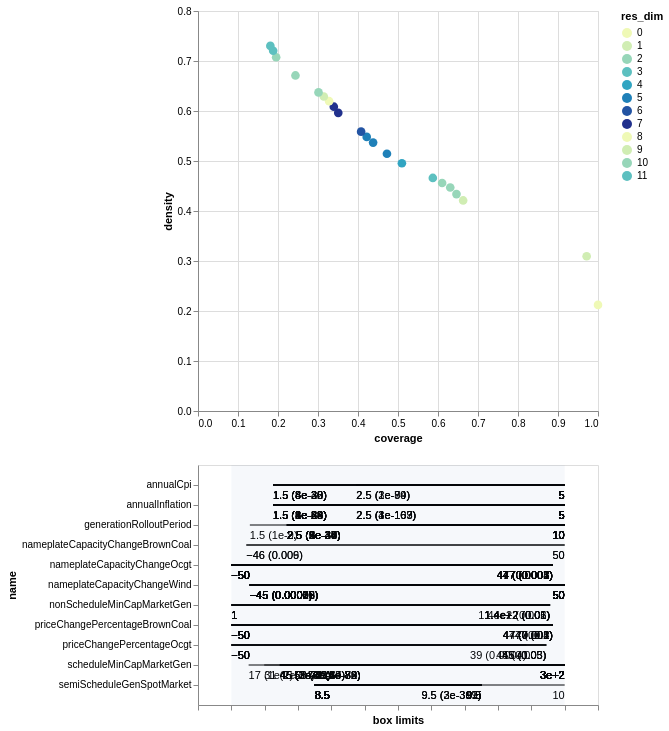

The cell this chart's notebook holds for it:
### Code cell
box1.inspect_tradeoff()

### Figure 1 — Vega-Lite specification as saved in the notebook (floating-point values rounded to 4 significant figures)
{"config": {"view": {"continuousWidth": 400, "continuousHeight": 300}}, "vconcat": [{"data": {"name": "data-8fbe59bc1104317f0ef68ceb14f01e06"}, "mark": {"type": "circle", "size": 75}, "encoding": {"color": {"type": "ordinal", "field": "res_dim", "scale": {"range": ["#eff9b6", "#d0edb3", "#97d6b9", "#5dc0c0", "#31a5c2", "#1f80b8", "#2354a3", "#21318d"]}}, "opacity": {"condition": {"value": 1, "selection": "selector007"}, "value": 0.4}, "tooltip": [{"type": "ordinal", "field": "id"}, {"type": "quantitative", "field": "coverage", "format": ".2"}, {"type": "quantitative", "field": "density", "format": ".2"}, {"type": "ordinal", "field": "res_dim"}], "x": {"type": "quantitative", "field": "coverage"}, "y": {"type": "quantitative", "field": "density"}}, "height": 400, "selection": {"selector007": {"type": "single", "fields": ["id"]}}, "width": 400}, {"layer": [{"data": {"name": "data-4b62965754887af05781e2e028ff0860"}, "mark": "rule", "encoding": {"x": {"type": "quantitative", "axis": {"grid": false, "labels": false, "title": "box limits"}, "field": "x_lower", "scale": {"domain": [0, 1], "padding": 0.1}}, "x2": {"field": "x_upper"}, "y": {"type": "nominal", "field": "name", "scale": {"padding": 1.0}}}, "transform": [{"calculate": "(datum.x1-datum.minimum)/(datum.maximum-datum.minimum)", "as": "x_lower"}, {"calculate": "(datum.x2-datum.minimum)/(datum.maximum-datum.minimum)", "as": "x_upper"}, {"filter": {"selection": "selector007"}}], "width": 400}, {"data": {"name": "data-4b62965754887af05781e2e028ff0860"}, "mark": {"type": "text", "align": "left", "baseline": "top", "dy": 5}, "encoding": {"text": {"type": "ordinal", "field": "text"}, "x": {"type": "quantitative", "axis": {"grid": false, "labels": false, "title": "box limits"}, "field": "x_lower", "scale": {"domain": [0, 1], "padding": 0.1}}, "x2": {"field": "x_upper"}, "y": {"type": "nominal", "field": "name", "scale": {"padding": 1.0}}}, "transform": [{"calculate": "(datum.x1-datum.minimum)/(datum.maximum-datum.minimum)", "as": "x_lower"}, {"calculate": "(datum.x2-datum.minimum)/(datum.maximum-datum.minimum)", "as": "x_upper"}, {"filter": {"selection": "selector007"}}, {"calculate": "datum.qp_lower>0?format(datum.x1, \".2\")+\" (\"+format(datum.qp_lower, \".1~g\")+\")\" :format(datum.x1, \".2\")", "as": "text"}], "width": 400}, {"data": {"name": "data-4b62965754887af05781e2e028ff0860"}, "mark": {"type": "text", "align": "right", "baseline": "top", "dy": 5}, "encoding": {"text": {"type": "ordinal", "field": "text"}, "x": {"type": "quantitative", "field": "x_upper"}, "x2": {"field": "x_upper"}, "y": {"type": "nominal", "field": "name", "scale": {"padding": 1.0}}}, "transform": [{"calculate": "(datum.x1-datum.minimum)/(datum.maximum-datum.minimum)", "as": "x_lower"}, {"calculate": "(datum.x2-datum.minimum)/(datum.maximum-datum.minimum)", "as": "x_upper"}, {"filter": {"selection": "selector007"}}, {"calculate": "datum.qp_upper>0?format(datum.x2, \".2\")+\" (\"+format(datum.qp_upper, \".1\")+\")\" :format(datum.x2, \".2\")", "as": "text"}], "width": 400}, {"data": {"name": "data-bb8d07f6df3d47a6a475317795287b23"}, "mark": {"type": "rect", "opacity": 0.05}, "encoding": {"x": {"type": "quantitative", "field": "start"}, "x2": {"field": "end"}}}, {"data": {"name": "data-d751713988987e9331980363e24189ce"}, "mark": "point", "encoding": {"x": {"type": "quantitative", "field": "x"}, "y": {"type": "nominal", "field": "name"}}, "transform": [{"filter": {"selection": "selector007"}}], "width": 400}, {"data": {"name": "data-d751713988987e9331980363e24189ce"}, "mark": {"type": "text", "align": "center", "baseline": "top", "dy": 5}, "encoding": {"text": {"type": "nominal", "field": "item"}, "x": {"type": "quantitative", "field": "x"}, "y": {"type": "nominal", "field": "name"}}, "transform": [{"filter": {"selection": "selector007"}}], "width": 400}]}], "$schema": "https://vega.github.io/schema/vega-lite/v4.0.2.json", "datasets": {"data-8fbe59bc1104317f0ef68ceb14f01e06": [{"coverage": 1.0, "density": 0.2122, "id": 0, "mass": 1.0, "mean": 0.2122, "res_dim": 0}, {"coverage": 0.9717, "density": 0.3095, "id": 1, "mass": 0.6662, "mean": 0.3095, "res_dim": 1}, {"coverage": 0.6629, "density": 0.4211, "id": 2, "mass": 0.334, "mean": 0.4211, "res_dim": 1}, {"coverage": 0.6462, "density": 0.4339, "id": 3, "mass": 0.3161, "mean": 0.4339, "res_dim": 2}, {"coverage": 0.6306, "density": 0.4469, "id": 4, "mass": 0.2994, "mean": 0.4469, "res_dim": 2}, {"coverage": 0.6103, "density": 0.4561, "id": 5, "mass": 0.284, "mean": 0.4561, "res_dim": 2}, {"coverage": 0.5871, "density": 0.4661, "id": 6, "mass": 0.2673, "mean": 0.4661, "res_dim": 3}, {"coverage": 0.5097, "density": 0.4955, "id": 7, "mass": 0.2183, "mean": 0.4955, "res_dim": 4}, {"coverage": 0.4724, "density": 0.5145, "id": 8, "mass": 0.1948, "mean": 0.5145, "res_dim": 5}, {"coverage": 0.4378, "density": 0.5368, "id": 9, "mass": 0.1731, "mean": 0.5368, "res_dim": 5}, {"coverage": 0.4218, "density": 0.5482, "id": 10, "mass": 0.1633, "mean": 0.5482, "res_dim": 5}, {"coverage": 0.4078, "density": 0.5586, "id": 11, "mass": 0.1549, "mean": 0.5586, "res_dim": 6}, {"coverage": 0.3506, "density": 0.5963, "id": 12, "mass": 0.1248, "mean": 0.5963, "res_dim": 7}, {"coverage": 0.3396, "density": 0.6086, "id": 13, "mass": 0.1184, "mean": 0.6086, "res_dim": 7}, {"coverage": 0.3278, "density": 0.6196, "id": 14, "mass": 0.1123, "mean": 0.6196, "res_dim": 8}, {"coverage": 0.3145, "density": 0.629, "id": 15, "mass": 0.1061, "mean": 0.629, "res_dim": 9}, {"coverage": 0.3013, "density": 0.6372, "id": 16, "mass": 0.1003, "mean": 0.6372, "res_dim": 10}, {"coverage": 0.2437, "density": 0.6711, "id": 17, "mass": 0.07705, "mean": 0.6711, "res_dim": 10}, {"coverage": 0.1954, "density": 0.7075, "id": 18, "mass": 0.0586, "mean": 0.7075, "res_dim": 10}, {"coverage": 0.1879, "density": 0.7204, "id": 19, "mass": 0.05536, "mean": 0.7204, "res_dim": 11}, {"coverage": 0.1809, "density": 0.7302, "id": 20, "mass": 0.05257, "mean": 0.7302, "res_dim": 11}], "data-4b62965754887af05781e2e028ff0860": [{"x1": 8.5, "x2": 10.0, "name": "semiScheduleGenSpotMarket", "id": 1, "minimum": 8.0, "maximum": 10.0, "qp_lower": 0.0, "qp_upper": -1.0}, {"x1": 8.5, "x2": 9.5, "name": "semiScheduleGenSpotMarket", "id": 2, "minimum": 8.0, "maximum": 10.0, "qp_lower": 0.0, "qp_upper": 0.0}, {"x1": 16.5, "x2": 300.0, "name": "scheduleMinCapMarketGen", "id": 3, "minimum": 1.0, "maximum": 300.0, "qp_lower": 1.328e-07, "qp_upper": -1.0}, {"x1": 8.5, "x2": 9.5, "name": "semiScheduleGenSpotMarket", "id": 3, "minimum": 8.0, "maximum": 10.0, "qp_lower": 0.0, "qp_upper": 0.0}, {"x1": 30.5, "x2": 300.0, "name": "scheduleMinCapMarketGen", "id": 4, "minimum": 1.0, "maximum": 300.0, "qp_lower": 2.138e-24, "qp_upper": -1.0}, {"x1": 8.5, "x2": 9.5, "name": "semiScheduleGenSpotMarket", "id": 4, "minimum": 8.0, "maximum": 10.0, "qp_lower": 0.0, "qp_upper": 0.0}, {"x1": 44.5, "x2": 300.0, "name": "scheduleMinCapMarketGen", "id": 5, "minimum": 1.0, "maximum": 300.0, "qp_lower": 7.14e-41, "qp_upper": -1.0}, {"x1": 8.5, "x2": 9.5, "name": "semiScheduleGenSpotMarket", "id": 5, "minimum": 8.0, "maximum": 10.0, "qp_lower": 0.0, "qp_upper": 0.0}, {"x1": -44.5, "x2": 50.0, "name": "nameplateCapacityChangeWind", "id": 6, "minimum": -50.0, "maximum": 50.0, "qp_lower": 0.000114, "qp_upper": -1.0}, {"x1": 44.5, "x2": 300.0, "name": "scheduleMinCapMarketGen", "id": 6, "minimum": 1.0, "maximum": 300.0, "qp_lower": 4.651e-39, "qp_upper": -1.0}, {"x1": 8.5, "x2": 9.5, "name": "semiScheduleGenSpotMarket", "id": 6, "minimum": 8.0, "maximum": 10.0, "qp_lower": 0.0, "qp_upper": 0.0}, {"x1": 1.5, "x2": 5.0, "name": "annualInflation", "id": 7, "minimum": 1.0, "maximum": 5.0, "qp_lower": 8.752e-23, "qp_upper": -1.0}, {"x1": -44.5, "x2": 50.0, "name": "nameplateCapacityChangeWind", "id": 7, "minimum": -50.0, "maximum": 50.0, "qp_lower": 0.0007304, "qp_upper": -1.0}, {"x1": 44.5, "x2": 300.0, "name": "scheduleMinCapMarketGen", "id": 7, "minimum": 1.0, "maximum": 300.0, "qp_lower": 1.969e-37, "qp_upper": -1.0}, {"x1": 8.5, "x2": 9.5, "name": "semiScheduleGenSpotMarket", "id": 7, "minimum": 8.0, "maximum": 10.0, "qp_lower": 0.0, "qp_upper": 0.0}, {"x1": 1.5, "x2": 5.0, "name": "annualInflation", "id": 8, "minimum": 1.0, "maximum": 5.0, "qp_lower": 4.368e-24, "qp_upper": -1.0}, {"x1": 1.5, "x2": 10.0, "name": "generationRolloutPeriod", "id": 8, "minimum": 1.0, "maximum": 10.0, "qp_lower": 1.276e-09, "qp_upper": -1.0}, {"x1": -44.5, "x2": 50.0, "name": "nameplateCapacityChangeWind", "id": 8, "minimum": -50.0, "maximum": 50.0, "qp_lower": 0.0007562, "qp_upper": -1.0}, {"x1": 44.5, "x2": 300.0, "name": "scheduleMinCapMarketGen", "id": 8, "minimum": 1.0, "maximum": 300.0, "qp_lower": 3.384e-41, "qp_upper": -1.0}, {"x1": 8.5, "x2": 9.5, "name": "semiScheduleGenSpotMarket", "id": 8, "minimum": 8.0, "maximum": 10.0, "qp_lower": 0.0, "qp_upper": 0.0}, {"x1": 1.5, "x2": 5.0, "name": "annualInflation", "id": 9, "minimum": 1.0, "maximum": 5.0, "qp_lower": 8.099e-22, "qp_upper": -1.0}, {"x1": 2.5, "x2": 10.0, "name": "generationRolloutPeriod", "id": 9, "minimum": 1.0, "maximum": 10.0, "qp_lower": 2.014e-34, "qp_upper": -1.0}, {"x1": -44.5, "x2": 50.0, "name": "nameplateCapacityChangeWind", "id": 9, "minimum": -50.0, "maximum": 50.0, "qp_lower": 0.0001357, "qp_upper": -1.0}, {"x1": 44.5, "x2": 300.0, "name": "scheduleMinCapMarketGen", "id": 9, "minimum": 1.0, "maximum": 300.0, "qp_lower": 2.751e-40, "qp_upper": -1.0}, {"x1": 8.5, "x2": 9.5, "name": "semiScheduleGenSpotMarket", "id": 9, "minimum": 8.0, "maximum": 10.0, "qp_lower": 0.0, "qp_upper": 0.0}, {"x1": 1.5, "x2": 5.0, "name": "annualInflation", "id": 10, "minimum": 1.0, "maximum": 5.0, "qp_lower": 1.12e-25, "qp_upper": -1.0}, {"x1": 2.5, "x2": 10.0, "name": "generationRolloutPeriod", "id": 10, "minimum": 1.0, "maximum": 10.0, "qp_lower": 5.497e-37, "qp_upper": -1.0}, {"x1": -44.5, "x2": 50.0, "name": "nameplateCapacityChangeWind", "id": 10, "minimum": -50.0, "maximum": 50.0, "qp_lower": 8.575e-05, "qp_upper": -1.0}, {"x1": 57.5, "x2": 300.0, "name": "scheduleMinCapMarketGen", "id": 10, "minimum": 1.0, "maximum": 300.0, "qp_lower": 6.425e-59, "qp_upper": -1.0}, {"x1": 8.5, "x2": 9.5, "name": "semiScheduleGenSpotMarket", "id": 10, "minimum": 8.0, "maximum": 10.0, "qp_lower": 0.0, "qp_upper": 0.0}, {"x1": 1.5, "x2": 5.0, "name": "annualInflation", "id": 11, "minimum": 1.0, "maximum": 5.0, "qp_lower": 1.347e-26, "qp_upper": -1.0}, {"x1": 2.5, "x2": 10.0, "name": "generationRolloutPeriod", "id": 11, "minimum": 1.0, "maximum": 10.0, "qp_lower": 1.569e-40, "qp_upper": -1.0}, {"x1": -50.0, "x2": 46.5, "name": "nameplateCapacityChangeOcgt", "id": 11, "minimum": -50.0, "maximum": 50.0, "qp_lower": -1.0, "qp_upper": 0.001717}, {"x1": -44.5, "x2": 50.0, "name": "nameplateCapacityChangeWind", "id": 11, "minimum": -50.0, "maximum": 50.0, "qp_lower": 2.751e-05, "qp_upper": -1.0}, {"x1": 57.5, "x2": 300.0, "name": "scheduleMinCapMarketGen", "id": 11, "minimum": 1.0, "maximum": 300.0, "qp_lower": 7.584e-67, "qp_upper": -1.0}, {"x1": 8.5, "x2": 9.5, "name": "semiScheduleGenSpotMarket", "id": 11, "minimum": 8.0, "maximum": 10.0, "qp_lower": 0.0, "qp_upper": 0.0}, {"x1": 1.5, "x2": 5.0, "name": "annualCpi", "id": 12, "minimum": 1.0, "maximum": 5.0, "qp_lower": 8.292e-22, "qp_upper": -1.0}, {"x1": 1.5, "x2": 5.0, "name": "annualInflation", "id": 12, "minimum": 1.0, "maximum": 5.0, "qp_lower": 2.512e-48, "qp_upper": -1.0}, {"x1": 2.5, "x2": 10.0, "name": "generationRolloutPeriod", "id": 12, "minimum": 1.0, "maximum": 10.0, "qp_lower": 7.914e-40, "qp_upper": -1.0}, {"x1": -50.0, "x2": 46.5, "name": "nameplateCapacityChangeOcgt", "id": 12, "minimum": -50.0, "maximum": 50.0, "qp_lower": -1.0, "qp_upper": 0.0009725}, {"x1": -44.5, "x2": 50.0, "name": "nameplateCapacityChangeWind", "id": 12, "minimum": -50.0, "maximum": 50.0, "qp_lower": 0.0002343, "qp_upper": -1.0}, {"x1": 57.5, "x2": 300.0, "name": "scheduleMinCapMarketGen", "id": 12, "minimum": 1.0, "maximum": 300.0, "qp_lower": 1.01e-64, "qp_upper": -1.0}, {"x1": 8.5, "x2": 9.5, "name": "semiScheduleGenSpotMarket", "id": 12, "minimum": 8.0, "maximum": 10.0, "qp_lower": 0.0, "qp_upper": 0.0}, {"x1": 1.5, "x2": 5.0, "name": "annualCpi", "id": 13, "minimum": 1.0, "maximum": 5.0, "qp_lower": 3.575e-26, "qp_upper": -1.0}, {"x1": 1.5, "x2": 5.0, "name": "annualInflation", "id": 13, "minimum": 1.0, "maximum": 5.0, "qp_lower": 1.352e-49, "qp_upper": -1.0}, {"x1": 2.5, "x2": 10.0, "name": "generationRolloutPeriod", "id": 13, "minimum": 1.0, "maximum": 10.0, "qp_lower": 1.092e-37, "qp_upper": -1.0}, {"x1": -50.0, "x2": 46.5, "name": "nameplateCapacityChangeOcgt", "id": 13, "minimum": -50.0, "maximum": 50.0, "qp_lower": -1.0, "qp_upper": 0.002916}, {"x1": -44.5, "x2": 50.0, "name": "nameplateCapacityChangeWind", "id": 13, "minimum": -50.0, "maximum": 50.0, "qp_lower": 0.0001896, "qp_upper": -1.0}, {"x1": 71.5, "x2": 300.0, "name": "scheduleMinCapMarketGen", "id": 13, "minimum": 1.0, "maximum": 300.0, "qp_lower": 1.715e-85, "qp_upper": -1.0}, {"x1": 8.5, "x2": 9.5, "name": "semiScheduleGenSpotMarket", "id": 13, "minimum": 8.0, "maximum": 10.0, "qp_lower": 0.0, "qp_upper": 0.0}, {"x1": 1.5, "x2": 5.0, "name": "annualCpi", "id": 14, "minimum": 1.0, "maximum": 5.0, "qp_lower": 4.866e-30, "qp_upper": -1.0}, {"x1": 1.5, "x2": 5.0, "name": "annualInflation", "id": 14, "minimum": 1.0, "maximum": 5.0, "qp_lower": 2.229e-54, "qp_upper": -1.0}, {"x1": 2.5, "x2": 10.0, "name": "generationRolloutPeriod", "id": 14, "minimum": 1.0, "maximum": 10.0, "qp_lower": 5.177e-38, "qp_upper": -1.0}, {"x1": -50.0, "x2": 46.5, "name": "nameplateCapacityChangeOcgt", "id": 14, "minimum": -50.0, "maximum": 50.0, "qp_lower": -1.0, "qp_upper": 0.001388}, {"x1": -44.5, "x2": 50.0, "name": "nameplateCapacityChangeWind", "id": 14, "minimum": -50.0, "maximum": 50.0, "qp_lower": 0.0005629, "qp_upper": -1.0}, {"x1": -50.0, "x2": 46.5, "name": "priceChangePercentageBrownCoal", "id": 14, "minimum": -50.0, "maximum": 50.0, "qp_lower": -1.0, "qp_upper": 0.003726}, {"x1": 71.5, "x2": 300.0, "name": "scheduleMinCapMarketGen", "id": 14, "minimum": 1.0, "maximum": 300.0, "qp_lower": 3.595e-82, "qp_upper": -1.0}, {"x1": 8.5, "x2": 9.5, "name": "semiScheduleGenSpotMarket", "id": 14, "minimum": 8.0, "maximum": 10.0, "qp_lower": 0.0, "qp_upper": 0.0}, {"x1": 1.5, "x2": 5.0, "name": "annualCpi", "id": 15, "minimum": 1.0, "maximum": 5.0, "qp_lower": 4.427e-30, "qp_upper": -1.0}, {"x1": 1.5, "x2": 5.0, "name": "annualInflation", "id": 15, "minimum": 1.0, "maximum": 5.0, "qp_lower": 2.59e-59, "qp_upper": -1.0}, {"x1": 2.5, "x2": 10.0, "name": "generationRolloutPeriod", "id": 15, "minimum": 1.0, "maximum": 10.0, "qp_lower": 1.501e-35, "qp_upper": -1.0}, {"x1": -50.0, "x2": 46.5, "name": "nameplateCapacityChangeOcgt", "id": 15, "minimum": -50.0, "maximum": 50.0, "qp_lower": -1.0, "qp_upper": 0.0003983}, {"x1": -44.5, "x2": 50.0, "name": "nameplateCapacityChangeWind", "id": 15, "minimum": -50.0, "maximum": 50.0, "qp_lower": 6.44e-05, "qp_upper": -1.0}, {"x1": 1.0, "x2": 143.5, "name": "nonScheduleMinCapMarketGen", "id": 15, "minimum": 1.0, "maximum": 150.0, "qp_lower": -1.0, "qp_upper": 0.01242}, {"x1": -50.0, "x2": 46.5, "name": "priceChangePercentageBrownCoal", "id": 15, "minimum": -50.0, "maximum": 50.0, "qp_lower": -1.0, "qp_upper": 0.001328}, {"x1": 71.5, "x2": 300.0, "name": "scheduleMinCapMarketGen", "id": 15, "minimum": 1.0, "maximum": 300.0, "qp_lower": 7.107e-89, "qp_upper": -1.0}, {"x1": 8.5, "x2": 9.5, "name": "semiScheduleGenSpotMarket", "id": 15, "minimum": 8.0, "maximum": 10.0, "qp_lower": 0.0, "qp_upper": 0.0}, {"x1": 1.5, "x2": 5.0, "name": "annualCpi", "id": 16, "minimum": 1.0, "maximum": 5.0, "qp_lower": 3.316e-30, "qp_upper": -1.0}, {"x1": 1.5, "x2": 5.0, "name": "annualInflation", "id": 16, "minimum": 1.0, "maximum": 5.0, "qp_lower": 5.523e-63, "qp_upper": -1.0}, {"x1": 2.5, "x2": 10.0, "name": "generationRolloutPeriod", "id": 16, "minimum": 1.0, "maximum": 10.0, "qp_lower": 5.914e-31, "qp_upper": -1.0}, {"x1": -50.0, "x2": 46.5, "name": "nameplateCapacityChangeOcgt", "id": 16, "minimum": -50.0, "maximum": 50.0, "qp_lower": -1.0, "qp_upper": 0.0002075}, {"x1": -44.5, "x2": 50.0, "name": "nameplateCapacityChangeWind", "id": 16, "minimum": -50.0, "maximum": 50.0, "qp_lower": 8.98e-05, "qp_upper": -1.0}, {"x1": 1.0, "x2": 143.5, "name": "nonScheduleMinCapMarketGen", "id": 16, "minimum": 1.0, "maximum": 150.0, "qp_lower": -1.0, "qp_upper": 0.01224}, {"x1": -50.0, "x2": 46.5, "name": "priceChangePercentageBrownCoal", "id": 16, "minimum": -50.0, "maximum": 50.0, "qp_lower": -1.0, "qp_upper": 0.002307}, {"x1": -50.0, "x2": 44.5, "name": "priceChangePercentageOcgt", "id": 16, "minimum": -50.0, "maximum": 50.0, "qp_lower": -1.0, "qp_upper": 0.02859}, {"x1": 71.5, "x2": 300.0, "name": "scheduleMinCapMarketGen", "id": 16, "minimum": 1.0, "maximum": 300.0, "qp_lower": 3.506e-84, "qp_upper": -1.0}, {"x1": 8.5, "x2": 9.5, "name": "semiScheduleGenSpotMarket", "id": 16, "minimum": 8.0, "maximum": 10.0, "qp_lower": 0.0, "qp_upper": 0.0}, {"x1": 1.5, "x2": 5.0, "name": "annualCpi", "id": 17, "minimum": 1.0, "maximum": 5.0, "qp_lower": 8.392e-45, "qp_upper": -1.0}, {"x1": 2.5, "x2": 5.0, "name": "annualInflation", "id": 17, "minimum": 1.0, "maximum": 5.0, "qp_lower": 3.471e-103, "qp_upper": -1.0}, {"x1": 2.5, "x2": 10.0, "name": "generationRolloutPeriod", "id": 17, "minimum": 1.0, "maximum": 10.0, "qp_lower": 5.253e-24, "qp_upper": -1.0}, {"x1": -50.0, "x2": 46.5, "name": "nameplateCapacityChangeOcgt", "id": 17, "minimum": -50.0, "maximum": 50.0, "qp_lower": -1.0, "qp_upper": 0.0002743}, {"x1": -44.5, "x2": 50.0, "name": "nameplateCapacityChangeWind", "id": 17, "minimum": -50.0, "maximum": 50.0, "qp_lower": 5.988e-05, "qp_upper": -1.0}, {"x1": 1.0, "x2": 143.5, "name": "nonScheduleMinCapMarketGen", "id": 17, "minimum": 1.0, "maximum": 150.0, "qp_lower": -1.0, "qp_upper": 0.001132}, {"x1": -50.0, "x2": 46.5, "name": "priceChangePercentageBrownCoal", "id": 17, "minimum": -50.0, "maximum": 50.0, "qp_lower": -1.0, "qp_upper": 0.004714}, {"x1": -50.0, "x2": 44.5, "name": "priceChangePercentageOcgt", "id": 17, "minimum": -50.0, "maximum": 50.0, "qp_lower": -1.0, "qp_upper": 0.00526}, {"x1": 71.5, "x2": 300.0, "name": "scheduleMinCapMarketGen", "id": 17, "minimum": 1.0, "maximum": 300.0, "qp_lower": 1.408e-82, "qp_upper": -1.0}, {"x1": 8.5, "x2": 9.5, "name": "semiScheduleGenSpotMarket", "id": 17, "minimum": 8.0, "maximum": 10.0, "qp_lower": 0.0, "qp_upper": 0.0}, {"x1": 2.5, "x2": 5.0, "name": "annualCpi", "id": 18, "minimum": 1.0, "maximum": 5.0, "qp_lower": 2.92e-79, "qp_upper": -1.0}, {"x1": 2.5, "x2": 5.0, "name": "annualInflation", "id": 18, "minimum": 1.0, "maximum": 5.0, "qp_lower": 3.172e-169, "qp_upper": -1.0}, {"x1": 2.5, "x2": 10.0, "name": "generationRolloutPeriod", "id": 18, "minimum": 1.0, "maximum": 10.0, "qp_lower": 8.527e-27, "qp_upper": -1.0}, {"x1": -50.0, "x2": 46.5, "name": "nameplateCapacityChangeOcgt", "id": 18, "minimum": -50.0, "maximum": 50.0, "qp_lower": -1.0, "qp_upper": 0.001088}, {"x1": -44.5, "x2": 50.0, "name": "nameplateCapacityChangeWind", "id": 18, "minimum": -50.0, "maximum": 50.0, "qp_lower": 0.0001916, "qp_upper": -1.0}, {"x1": 1.0, "x2": 143.5, "name": "nonScheduleMinCapMarketGen", "id": 18, "minimum": 1.0, "maximum": 150.0, "qp_lower": -1.0, "qp_upper": 0.05569}, {"x1": -50.0, "x2": 46.5, "name": "priceChangePercentageBrownCoal", "id": 18, "minimum": -50.0, "maximum": 50.0, "qp_lower": -1.0, "qp_upper": 0.02448}, {"x1": -50.0, "x2": 44.5, "name": "priceChangePercentageOcgt", "id": 18, "minimum": -50.0, "maximum": 50.0, "qp_lower": -1.0, "qp_upper": 0.0317}, {"x1": 71.5, "x2": 300.0, "name": "scheduleMinCapMarketGen", "id": 18, "minimum": 1.0, "maximum": 300.0, "qp_lower": 5.692e-70, "qp_upper": -1.0}, {"x1": 8.5, "x2": 9.5, "name": "semiScheduleGenSpotMarket", "id": 18, "minimum": 8.0, "maximum": 10.0, "qp_lower": 0.0, "qp_upper": 1.936e-319}, {"x1": 2.5, "x2": 5.0, "name": "annualCpi", "id": 19, "minimum": 1.0, "maximum": 5.0, "qp_lower": 2.182e-90, "qp_upper": -1.0}, {"x1": 2.5, "x2": 5.0, "name": "annualInflation", "id": 19, "minimum": 1.0, "maximum": 5.0, "qp_lower": 1.025e-167, "qp_upper": -1.0}, {"x1": 2.5, "x2": 10.0, "name": "generationRolloutPeriod", "id": 19, "minimum": 1.0, "maximum": 10.0, "qp_lower": 4.664e-30, "qp_upper": -1.0}, {"x1": -45.5, "x2": 50.0, "name": "nameplateCapacityChangeBrownCoal", "id": 19, "minimum": -50.0, "maximum": 50.0, "qp_lower": 0.008806, "qp_upper": -1.0}, {"x1": -50.0, "x2": 46.5, "name": "nameplateCapacityChangeOcgt", "id": 19, "minimum": -50.0, "maximum": 50.0, "qp_lower": -1.0, "qp_upper": 0.0004798}, {"x1": -44.5, "x2": 50.0, "name": "nameplateCapacityChangeWind", "id": 19, "minimum": -50.0, "maximum": 50.0, "qp_lower": 6.164e-05, "qp_upper": -1.0}, {"x1": 1.0, "x2": 143.5, "name": "nonScheduleMinCapMarketGen", "id": 19, "minimum": 1.0, "maximum": 150.0, "qp_lower": -1.0, "qp_upper": 0.02388}, {"x1": -50.0, "x2": 46.5, "name": "priceChangePercentageBrownCoal", "id": 19, "minimum": -50.0, "maximum": 50.0, "qp_lower": -1.0, "qp_upper": 0.1062}, {"x1": -50.0, "x2": 44.5, "name": "priceChangePercentageOcgt", "id": 19, "minimum": -50.0, "maximum": 50.0, "qp_lower": -1.0, "qp_upper": 0.05064}, {"x1": 71.5, "x2": 300.0, "name": "scheduleMinCapMarketGen", "id": 19, "minimum": 1.0, "maximum": 300.0, "qp_lower": 1.497e-72, "qp_upper": -1.0}, {"x1": 8.5, "x2": 9.5, "name": "semiScheduleGenSpotMarket", "id": 19, "minimum": 8.0, "maximum": 10.0, "qp_lower": 0.0, "qp_upper": 3.167e-307}, {"x1": 2.5, "x2": 5.0, "name": "annualCpi", "id": 20, "minimum": 1.0, "maximum": 5.0, "qp_lower": 1.412e-84, "qp_upper": -1.0}, {"x1": 2.5, "x2": 5.0, "name": "annualInflation", "id": 20, "minimum": 1.0, "maximum": 5.0, "qp_lower": 4.13e-163, "qp_upper": -1.0}, {"x1": 2.5, "x2": 10.0, "name": "generationRolloutPeriod", "id": 20, "minimum": 1.0, "maximum": 10.0, "qp_lower": 1.367e-33, "qp_upper": -1.0}, {"x1": -45.5, "x2": 50.0, "name": "nameplateCapacityChangeBrownCoal", "id": 20, "minimum": -50.0, "maximum": 50.0, "qp_lower": 0.005771, "qp_upper": -1.0}, {"x1": -50.0, "x2": 46.5, "name": "nameplateCapacityChangeOcgt", "id": 20, "minimum": -50.0, "maximum": 50.0, "qp_lower": -1.0, "qp_upper": 0.0006972}, {"x1": -44.5, "x2": 50.0, "name": "nameplateCapacityChangeWind", "id": 20, "minimum": -50.0, "maximum": 50.0, "qp_lower": 2.408e-05, "qp_upper": -1.0}, {"x1": 1.0, "x2": 143.5, "name": "nonScheduleMinCapMarketGen", "id": 20, "minimum": 1.0, "maximum": 150.0, "qp_lower": -1.0, "qp_upper": 0.04993}, {"x1": -50.0, "x2": 46.5, "name": "priceChangePercentageBrownCoal", "id": 20, "minimum": -50.0, "maximum": 50.0, "qp_lower": -1.0, "qp_upper": 0.1921}, {"x1": -50.0, "x2": 38.5, "name": "priceChangePercentageOcgt", "id": 20, "minimum": -50.0, "maximum": 50.0, "qp_lower": -1.0, "qp_upper": 0.0003722}, {"x1": 71.5, "x2": 300.0, "name": "scheduleMinCapMarketGen", "id": 20, "minimum": 1.0, "maximum": 300.0, "qp_lower": 2.639e-73, "qp_upper": -1.0}, {"x1": 8.5, "x2": 9.5, "name": "semiScheduleGenSpotMarket", "id": 20, "minimum": 8.0, "maximum": 10.0, "qp_lower": 0.0, "qp_upper": 3.111e-301}], "data-bb8d07f6df3d47a6a475317795287b23": [{"end": 1, "start": 0}], "data-d751713988987e9331980363e24189ce": []}}
